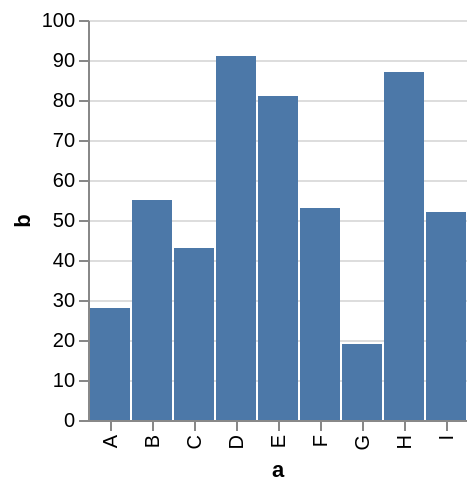

Express this chart as Vega-Lite.
### Vega specification from a JSON file in a GitHub repository (floating-point values rounded to 4 significant figures)
{"$schema": "http://vega.github.io/schema/vega/v3.0.json", "autosize": "pad", "padding": 5, "signals": [{"name": "width", "update": "data('layout')[0].width"}, {"name": "height", "update": "data('layout')[0].height"}, {"name": "unit", "value": {}, "on": [{"events": "mousemove", "update": "group()._id ? group() : unit"}]}], "data": [{"name": "source", "values": [{"a": "A", "b": 28}, {"a": "B", "b": 55}, {"a": "C", "b": 43}, {"a": "D", "b": 91}, {"a": "E", "b": 81}, {"a": "F", "b": 53}, {"a": "G", "b": 19}, {"a": "H", "b": 87}, {"a": "I", "b": 52}], "format": {"type": "json", "parse": {"b": "number"}}, "transform": [{"type": "filter", "expr": "datum[\"b\"] !== null && !isNaN(datum[\"b\"])"}]}, {"name": "layout", "source": "source", "transform": [{"type": "aggregate", "fields": ["a"], "ops": ["distinct"]}, {"type": "formula", "as": "width", "expr": "max(datum[\"distinct_a\"] - 1 + 2*0.5, 0) * 21"}, {"type": "formula", "as": "height", "expr": "200"}]}], "marks": [{"name": "main", "type": "group", "description": "A simple bar chart with embedded data.", "from": {"data": "layout"}, "encode": {"update": {"width": {"field": "width"}, "height": {"field": "height"}, "fill": {"value": "transparent"}}}, "marks": [{"name": "marks", "type": "rect", "role": "bar", "from": {"data": "source"}, "encode": {"update": {"xc": {"scale": "x", "field": "a"}, "width": {"value": 20}, "y": {"scale": "y", "field": "b"}, "y2": {"scale": "y", "value": 0}, "fill": {"value": "#4c78a8"}}}}], "scales": [{"name": "x", "type": "point", "domain": {"data": "source", "field": "a", "sort": true}, "range": {"step": 21}, "round": true, "padding": 0.5}, {"name": "y", "type": "linear", "domain": {"data": "source", "field": "b"}, "range": [200, 0], "round": true, "nice": true, "zero": true}], "axes": [{"scale": "x", "orient": "bottom", "tickCount": 5, "title": "a", "zindex": 1, "encode": {"labels": {"update": {"angle": {"value": 270}, "align": {"value": "right"}, "baseline": {"value": "middle"}}}}}, {"scale": "y", "format": "s", "orient": "left", "title": "b", "zindex": 1}, {"scale": "y", "domain": false, "format": "s", "grid": true, "labels": false, "orient": "left", "ticks": false, "zindex": 0, "gridScale": "x"}]}]}
